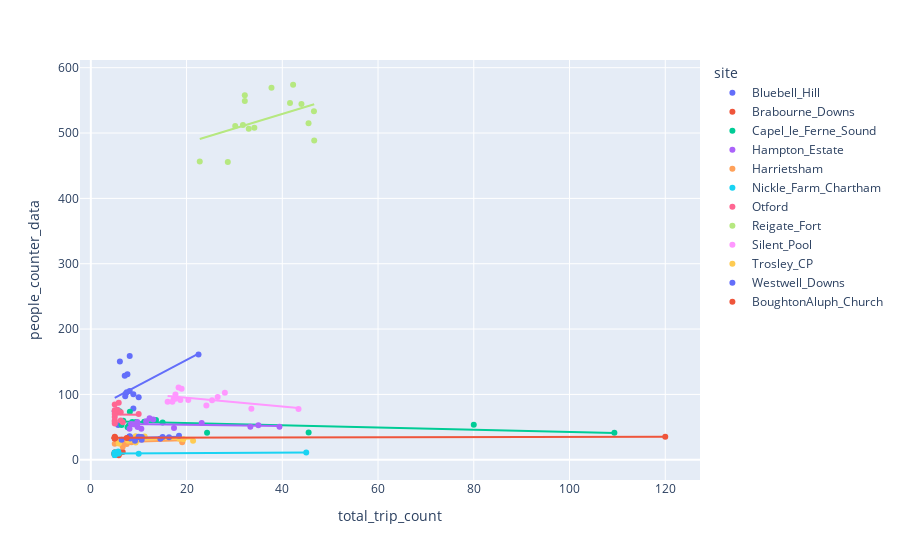

Here is the notebook cell this chart was saved with:
### Code cell
# North Downs Way

df_univ_nd=df_count_nd_strava[['Date','site','people_counter_data',chsen_ftr_strava]].copy()
df_univ_nd=df_univ_nd.set_index('Date').sort_index()

# Univariate regression model between people counter-Strava
df = df_univ_nd
fig = px.scatter(df, x=chsen_ftr_strava, y="people_counter_data",\
                  color="site",trendline="ols")
fig.show()

results = px.get_trendline_results(fig)

# Store univariate regression outputs
site_values=results['site'].values

str_regrn_nd=[]
for sites in site_values:
    df_site=df[df['site']==sites]
    scaler = StandardScaler()
    df_site[["people_counter_data",chsen_ftr_strava]]=scaler.fit_transform(df_site[["people_counter_data",chsen_ftr_strava]])
    lm = pg.linear_regression(df_site[['people_counter_data']],df_site[chsen_ftr_strava])
    lm['site']=sites
    str_regrn_nd.append(lm)
    
str_regrn_nd=pd.concat(str_regrn_nd).reset_index(drop=True)

str_regrn_nd[['r2','site']].drop_duplicates().set_index('site').sort_values(by='r2',ascending=False).\
plot(kind='barh',figsize=(8,6))

### Figure 1 — Plotly figure (JSON) as saved in the notebook; plotly's stock layout.template omitted (floating-point values rounded to 4 significant figures)
{"data": [{"hovertemplate": "site=Bluebell_Hill<br>total_trip_count=%{x}<br>people_counter_data=%{y}<extra></extra>", "legendgroup": "Bluebell_Hill", "marker": {"color": "#636efa", "symbol": "circle"}, "mode": "markers", "name": "Bluebell_Hill", "orientation": "v", "showlegend": true, "type": "scatter", "x": [7.188, 8.125, 5.556, 5.714, 8.889, 8.889, 7.273, 7.647, 7.083, 6.071, 8.125, 22.5, 10, 7.5, 5], "xaxis": "x", "y": [97.24, 105.2, 76.21, 53.1, 100.1, 78.63, 101.2, 130.9, 128.4, 150.4, 158.8, 160.9, 95.69, 103.2, 74.25], "yaxis": "y"}, {"hovertemplate": "<b>OLS trendline</b><br>people_counter_data = 3.87284 * total_trip_count + 75.1985<br>R<sup>2</sup>=0.247505<br><br>site=Bluebell_Hill<br>total_trip_count=%{x}<br>people_counter_data=%{y} <b>(trend)</b><extra></extra>", "legendgroup": "Bluebell_Hill", "marker": {"color": "#636efa", "symbol": "circle"}, "mode": "lines", "name": "Bluebell_Hill", "showlegend": false, "type": "scatter", "x": [5, 5.556, 5.714, 6.071, 7.083, 7.188, 7.273, 7.5, 7.647, 8.125, 8.125, 8.889, 8.889, 10, 22.5], "xaxis": "x", "y": [94.56, 96.71, 97.33, 98.71, 102.6, 103.0, 103.4, 104.2, 104.8, 106.7, 106.7, 109.6, 109.6, 113.9, 162.3], "yaxis": "y"}, {"hovertemplate": "site=Brabourne_Downs<br>total_trip_count=%{x}<br>people_counter_data=%{y}<extra></extra>", "legendgroup": "Brabourne_Downs", "marker": {"color": "#EF553B", "symbol": "circle"}, "mode": "markers", "name": "Brabourne_Downs", "orientation": "v", "showlegend": true, "type": "scatter", "x": [5, 5, 5, 6.667, 6.25, 5, 5, 5.833, 5, 5, 5, 5, 5], "xaxis": "x", "y": [9.987, 9.336, 11.08, 11.9, 11.26, 11.03, 8.66, 6.909, 8.482, 8.21, 9.763, 9.116, 7.207], "yaxis": "y"}, {"hovertemplate": "<b>OLS trendline</b><br>people_counter_data = 1.06478 * total_trip_count + 3.82639<br>R<sup>2</sup>=0.151603<br><br>site=Brabourne_Downs<br>total_trip_count=%{x}<br>people_counter_data=%{y} <b>(trend)</b><extra></extra>", "legendgroup": "Brabourne_Downs", "marker": {"color": "#EF553B", "symbol": "circle"}, "mode": "lines", "name": "Brabourne_Downs", "showlegend": false, "type": "scatter", "x": [5, 5, 5, 5, 5, 5, 5, 5, 5, 5, 5.833, 6.25, 6.667], "xaxis": "x", "y": [9.15, 9.15, 9.15, 9.15, 9.15, 9.15, 9.15, 9.15, 9.15, 9.15, 10.04, 10.48, 10.92], "yaxis": "y"}, {"hovertemplate": "site=Capel_le_Ferne_Sound<br>total_trip_count=%{x}<br>people_counter_data=%{y}<extra></extra>", "legendgroup": "Capel_le_Ferne_Sound", "marker": {"color": "#00cc96", "symbol": "circle"}, "mode": "markers", "name": "Capel_le_Ferne_Sound", "orientation": "v", "showlegend": true, "type": "scatter", "x": [11.15, 80, 45.5, 24.29, 15, 7.917, 7.692, 6.786, 9.412, 13.61, 8.158, 6, 8.636, 6.429, 109.4], "xaxis": "x", "y": [58.19, 53.63, 41.86, 41.53, 56.98, 52.14, 49.91, 59.62, 57.91, 60.97, 73.62, 74.34, 57.91, 53.3, 41.48], "yaxis": "y"}, {"hovertemplate": "<b>OLS trendline</b><br>people_counter_data = -0.170891 * total_trip_count + 59.6607<br>R<sup>2</sup>=0.283507<br><br>site=Capel_le_Ferne_Sound<br>total_trip_count=%{x}<br>people_counter_data=%{y} <b>(trend)</b><extra></extra>", "legendgroup": "Capel_le_Ferne_Sound", "marker": {"color": "#00cc96", "symbol": "circle"}, "mode": "lines", "name": "Capel_le_Ferne_Sound", "showlegend": false, "type": "scatter", "x": [6, 6.429, 6.786, 7.692, 7.917, 8.158, 8.636, 9.412, 11.15, 13.61, 15, 24.29, 45.5, 80, 109.4], "xaxis": "x", "y": [58.64, 58.56, 58.5, 58.35, 58.31, 58.27, 58.18, 58.05, 57.75, 57.33, 57.1, 55.51, 51.89, 45.99, 40.97], "yaxis": "y"}, {"hovertemplate": "site=Hampton_Estate<br>total_trip_count=%{x}<br>people_counter_data=%{y}<extra></extra>", "legendgroup": "Hampton_Estate", "marker": {"color": "#ab63fa", "symbol": "circle"}, "mode": "markers", "name": "Hampton_Estate", "orientation": "v", "showlegend": true, "type": "scatter", "x": [33.33, 8.409, 10.56, 9.318, 13.04, 23.16, 11.56, 12.27, 35, 9.773, 9.722, 17.38, 39.41, 8.846, 8.077], "xaxis": "x", "y": [50.41, 54.55, 47.46, 53.81, 61.66, 56.08, 58.85, 63.56, 52.93, 50.0, 57.77, 48.5, 50.43, 54.53, 47.4], "yaxis": "y"}, {"hovertemplate": "<b>OLS trendline</b><br>people_counter_data = -0.0955937 * total_trip_count + 55.4549<br>R<sup>2</sup>=0.042169<br><br>site=Hampton_Estate<br>total_trip_count=%{x}<br>people_counter_data=%{y} <b>(trend)</b><extra></extra>", "legendgroup": "Hampton_Estate", "marker": {"color": "#ab63fa", "symbol": "circle"}, "mode": "lines", "name": "Hampton_Estate", "showlegend": false, "type": "scatter", "x": [8.077, 8.409, 8.846, 9.318, 9.722, 9.773, 10.56, 11.56, 12.27, 13.04, 17.38, 23.16, 33.33, 35, 39.41], "xaxis": "x", "y": [54.68, 54.65, 54.61, 54.56, 54.53, 54.52, 54.45, 54.35, 54.28, 54.21, 53.79, 53.24, 52.27, 52.11, 51.69], "yaxis": "y"}, {"hovertemplate": "site=Harrietsham<br>total_trip_count=%{x}<br>people_counter_data=%{y}<extra></extra>", "legendgroup": "Harrietsham", "marker": {"color": "#FFA15A", "symbol": "circle"}, "mode": "markers", "name": "Harrietsham", "orientation": "v", "showlegend": true, "type": "scatter", "x": [5.769, 6.25, 5, 6.667, 8.5, 6.25, 8.5, 7.917, 10.77, 8.75, 7.083, 19.09, 5.417, 7.5, 7.5], "xaxis": "x", "y": [28.94, 25.98, 24.38, 20.0, 29.74, 24.75, 26.9, 29.13, 33.23, 32.59, 28.66, 26.82, 28.76, 25.77, 24.07], "yaxis": "y"}, {"hovertemplate": "<b>OLS trendline</b><br>people_counter_data = 0.216316 * total_trip_count + 25.5715<br>R<sup>2</sup>=0.046558<br><br>site=Harrietsham<br>total_trip_count=%{x}<br>people_counter_data=%{y} <b>(trend)</b><extra></extra>", "legendgroup": "Harrietsham", "marker": {"color": "#FFA15A", "symbol": "circle"}, "mode": "lines", "name": "Harrietsham", "showlegend": false, "type": "scatter", "x": [5, 5.417, 5.769, 6.25, 6.25, 6.667, 7.083, 7.5, 7.5, 7.917, 8.5, 8.5, 8.75, 10.77, 19.09], "xaxis": "x", "y": [26.65, 26.74, 26.82, 26.92, 26.92, 27.01, 27.1, 27.19, 27.19, 27.28, 27.41, 27.41, 27.46, 27.9, 29.7], "yaxis": "y"}, {"hovertemplate": "site=Nickle_Farm_Chartham<br>total_trip_count=%{x}<br>people_counter_data=%{y}<extra></extra>", "legendgroup": "Nickle_Farm_Chartham", "marker": {"color": "#19d3f3", "symbol": "circle"}, "mode": "markers", "name": "Nickle_Farm_Chartham", "orientation": "v", "showlegend": true, "type": "scatter", "x": [5, 5, 5, 10, 5, 5, 5.714, 5, 45, 5, 5.833, 5, 5, 5], "xaxis": "x", "y": [10.76, 10.48, 7.338, 9.234, 8.085, 8.073, 12.49, 10.46, 11.15, 10.95, 9.582, 10.64, 10.33, 7.476], "yaxis": "y"}, {"hovertemplate": "<b>OLS trendline</b><br>people_counter_data = 0.0361888 * total_trip_count + 9.48728<br>R<sup>2</sup>=0.062335<br><br>site=Nickle_Farm_Chartham<br>total_trip_count=%{x}<br>people_counter_data=%{y} <b>(trend)</b><extra></extra>", "legendgroup": "Nickle_Farm_Chartham", "marker": {"color": "#19d3f3", "symbol": "circle"}, "mode": "lines", "name": "Nickle_Farm_Chartham", "showlegend": false, "type": "scatter", "x": [5, 5, 5, 5, 5, 5, 5, 5, 5, 5, 5.714, 5.833, 10, 45], "xaxis": "x", "y": [9.668, 9.668, 9.668, 9.668, 9.668, 9.668, 9.668, 9.668, 9.668, 9.668, 9.694, 9.698, 9.849, 11.12], "yaxis": "y"}, {"hovertemplate": "site=Otford<br>total_trip_count=%{x}<br>people_counter_data=%{y}<extra></extra>", "legendgroup": "Otford", "marker": {"color": "#FF6692", "symbol": "circle"}, "mode": "markers", "name": "Otford", "orientation": "v", "showlegend": true, "type": "scatter", "x": [5.625, 10, 6.25, 5, 5, 6.667, 5, 5, 5, 5, 5.833, 5.556, 6.25, 5, 5], "xaxis": "x", "y": [72.67, 70.17, 60.2, 55.49, 58.31, 57.22, 65.29, 74.27, 75.84, 84.54, 87.22, 76.07, 72.72, 70.17, 60.1], "yaxis": "y"}, {"hovertemplate": "<b>OLS trendline</b><br>people_counter_data = -0.110693 * total_trip_count + 69.9891<br>R<sup>2</sup>=0.000220<br><br>site=Otford<br>total_trip_count=%{x}<br>people_counter_data=%{y} <b>(trend)</b><extra></extra>", "legendgroup": "Otford", "marker": {"color": "#FF6692", "symbol": "circle"}, "mode": "lines", "name": "Otford", "showlegend": false, "type": "scatter", "x": [5, 5, 5, 5, 5, 5, 5, 5, 5.556, 5.625, 5.833, 6.25, 6.25, 6.667, 10], "xaxis": "x", "y": [69.44, 69.44, 69.44, 69.44, 69.44, 69.44, 69.44, 69.44, 69.37, 69.37, 69.34, 69.3, 69.3, 69.25, 68.88], "yaxis": "y"}, {"hovertemplate": "site=Reigate_Fort<br>total_trip_count=%{x}<br>people_counter_data=%{y}<extra></extra>", "legendgroup": "Reigate_Fort", "marker": {"color": "#B6E880", "symbol": "circle"}, "mode": "markers", "name": "Reigate_Fort", "orientation": "v", "showlegend": true, "type": "scatter", "x": [33, 30.16, 28.62, 32.17, 46.61, 46.67, 37.74, 44, 45.48, 32.17, 42.26, 41.61, 34.17, 31.77, 22.76], "xaxis": "x", "y": [506.5, 510.6, 455.6, 557.8, 533.4, 488.4, 569.4, 544.4, 514.9, 549.0, 573.9, 545.8, 508.0, 512.3, 456.4], "yaxis": "y"}, {"hovertemplate": "<b>OLS trendline</b><br>people_counter_data = 2.22157 * total_trip_count + 440.426<br>R<sup>2</sup>=0.203742<br><br>site=Reigate_Fort<br>total_trip_count=%{x}<br>people_counter_data=%{y} <b>(trend)</b><extra></extra>", "legendgroup": "Reigate_Fort", "marker": {"color": "#B6E880", "symbol": "circle"}, "mode": "lines", "name": "Reigate_Fort", "showlegend": false, "type": "scatter", "x": [22.76, 28.62, 30.16, 31.77, 32.17, 32.17, 33, 34.17, 37.74, 41.61, 42.26, 44, 45.48, 46.61, 46.67], "xaxis": "x", "y": [491.0, 504.0, 507.4, 511.0, 511.9, 511.9, 513.7, 516.3, 524.3, 532.9, 534.3, 538.2, 541.5, 544.0, 544.1], "yaxis": "y"}, {"hovertemplate": "site=Silent_Pool<br>total_trip_count=%{x}<br>people_counter_data=%{y}<extra></extra>", "legendgroup": "Silent_Pool", "marker": {"color": "#FF97FF", "symbol": "circle"}, "mode": "markers", "name": "Silent_Pool", "orientation": "v", "showlegend": true, "type": "scatter", "x": [18.7, 17.32, 17.04, 17.68, 26.5, 33.54, 24.14, 28, 43.39, 18.97, 18.33, 25.33, 20.36, 17.68, 16.04], "xaxis": "x", "y": [91.48, 93.39, 88.78, 99.89, 95.88, 77.91, 82.9, 102.7, 77.75, 108.7, 110.6, 91.26, 91.64, 93.45, 88.88], "yaxis": "y"}, {"hovertemplate": "<b>OLS trendline</b><br>people_counter_data = -0.681725 * total_trip_count + 108.61<br>R<sup>2</sup>=0.285438<br><br>site=Silent_Pool<br>total_trip_count=%{x}<br>people_counter_data=%{y} <b>(trend)</b><extra></extra>", "legendgroup": "Silent_Pool", "marker": {"color": "#FF97FF", "symbol": "circle"}, "mode": "lines", "name": "Silent_Pool", "showlegend": false, "type": "scatter", "x": [16.04, 17.04, 17.32, 17.68, 17.68, 18.33, 18.7, 18.97, 20.36, 24.14, 25.33, 26.5, 28, 33.54, 43.39], "xaxis": "x", "y": [97.67, 97.0, 96.8, 96.56, 96.56, 96.11, 95.86, 95.68, 94.73, 92.15, 91.34, 90.54, 89.52, 85.74, 79.03], "yaxis": "y"}, {"hovertemplate": "site=Trosley_CP<br>total_trip_count=%{x}<br>people_counter_data=%{y}<extra></extra>", "legendgroup": "Trosley_CP", "marker": {"color": "#FECB52", "symbol": "circle"}, "mode": "markers", "name": "Trosley_CP", "orientation": "v", "showlegend": true, "type": "scatter", "x": [7.727, 7.778, 9.375, 5.833, 9.375, 21.36, 8.333, 18.5, 10.29, 8.846, 11.25, 19.33, 8.333, 5.769, 5.909], "xaxis": "x", "y": [33.34, 29.03, 26.49, 25.07, 36.03, 29.28, 29.87, 32.31, 34.72, 31.72, 35.46, 31.53, 33.03, 28.63, 26.05], "yaxis": "y"}, {"hovertemplate": "<b>OLS trendline</b><br>people_counter_data = 0.157046 * total_trip_count + 29.1837<br>R<sup>2</sup>=0.053323<br><br>site=Trosley_CP<br>total_trip_count=%{x}<br>people_counter_data=%{y} <b>(trend)</b><extra></extra>", "legendgroup": "Trosley_CP", "marker": {"color": "#FECB52", "symbol": "circle"}, "mode": "lines", "name": "Trosley_CP", "showlegend": false, "type": "scatter", "x": [5.769, 5.833, 5.909, 7.727, 7.778, 8.333, 8.333, 8.846, 9.375, 9.375, 10.29, 11.25, 18.5, 19.33, 21.36], "xaxis": "x", "y": [30.09, 30.1, 30.11, 30.4, 30.41, 30.49, 30.49, 30.57, 30.66, 30.66, 30.8, 30.95, 32.09, 32.22, 32.54], "yaxis": "y"}, {"hovertemplate": "site=Westwell_Downs<br>total_trip_count=%{x}<br>people_counter_data=%{y}<extra></extra>", "legendgroup": "Westwell_Downs", "marker": {"color": "#636efa", "symbol": "circle"}, "mode": "markers", "name": "Westwell_Downs", "orientation": "v", "showlegend": true, "type": "scatter", "x": [10.65, 15, 10.62, 9.231, 8.158, 8.125, 8.235, 18.42, 10, 10, 7.812, 14.52, 8, 16.33, 6.429], "xaxis": "x", "y": [34.72, 34.66, 30.72, 29.07, 35.4, 35.84, 32.49, 36.92, 34.72, 35.34, 33.3, 32.02, 34.7, 34.58, 30.67], "yaxis": "y"}, {"hovertemplate": "<b>OLS trendline</b><br>people_counter_data = 0.206087 * total_trip_count + 31.4575<br>R<sup>2</sup>=0.110777<br><br>site=Westwell_Downs<br>total_trip_count=%{x}<br>people_counter_data=%{y} <b>(trend)</b><extra></extra>", "legendgroup": "Westwell_Downs", "marker": {"color": "#636efa", "symbol": "circle"}, "mode": "lines", "name": "Westwell_Downs", "showlegend": false, "type": "scatter", "x": [6.429, 7.812, 8, 8.125, 8.158, 8.235, 9.231, 10, 10, 10.62, 10.65, 14.52, 15, 16.33, 18.42], "xaxis": "x", "y": [32.78, 33.07, 33.11, 33.13, 33.14, 33.15, 33.36, 33.52, 33.52, 33.65, 33.65, 34.45, 34.55, 34.82, 35.25], "yaxis": "y"}, {"hovertemplate": "site=BoughtonAluph_Church<br>total_trip_count=%{x}<br>people_counter_data=%{y}<extra></extra>", "legendgroup": "BoughtonAluph_Church", "marker": {"color": "#EF553B", "symbol": "circle"}, "mode": "markers", "name": "BoughtonAluph_Church", "orientation": "v", "showlegend": true, "type": "scatter", "x": [5, 5, 7.5, 5, 5, 5, 120, 5, 5, 5], "xaxis": "x", "y": [33.01, 33.2, 33.39, 33.52, 35.37, 34.07, 35.11, 32.93, 33.66, 32.46], "yaxis": "y"}, {"hovertemplate": "<b>OLS trendline</b><br>people_counter_data = 0.0138873 * total_trip_count + 33.4399<br>R<sup>2</sup>=0.289059<br><br>site=BoughtonAluph_Church<br>total_trip_count=%{x}<br>people_counter_data=%{y} <b>(trend)</b><extra></extra>", "legendgroup": "BoughtonAluph_Church", "marker": {"color": "#EF553B", "symbol": "circle"}, "mode": "lines", "name": "BoughtonAluph_Church", "showlegend": false, "type": "scatter", "x": [5, 5, 5, 5, 5, 5, 5, 5, 7.5, 120], "xaxis": "x", "y": [33.51, 33.51, 33.51, 33.51, 33.51, 33.51, 33.51, 33.51, 33.54, 35.11], "yaxis": "y"}], "layout": {"legend": {"title": {"text": "site"}, "tracegroupgap": 0}, "margin": {"t": 60}, "xaxis": {"anchor": "y", "domain": [0, 1], "title": {"text": "total_trip_count"}}, "yaxis": {"anchor": "x", "domain": [0, 1], "title": {"text": "people_counter_data"}}}}
